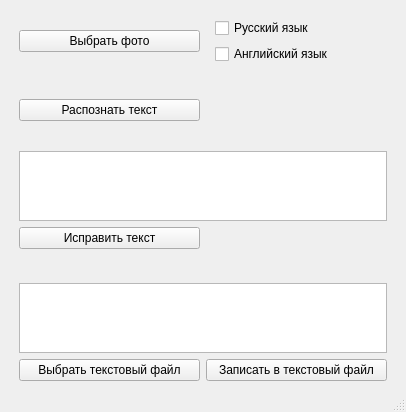
<?xml version="1.0" encoding="UTF-8"?>
<ui version="4.0">
 <class>MainWindow</class>
 <widget class="QMainWindow" name="MainWindow">
  <property name="geometry">
   <rect>
    <x>0</x>
    <y>0</y>
    <width>406</width>
    <height>409</height>
   </rect>
  </property>
  <property name="minimumSize">
   <size>
    <width>362</width>
    <height>0</height>
   </size>
  </property>
  <property name="windowTitle">
   <string>PhotoLang</string>
  </property>
  <property name="windowIcon">
   <iconset>
    <normaloff>../../Yandex/1 half/Project 1/Ico4.png</normaloff>../../Yandex/1 half/Project 1/Ico4.png</iconset>
  </property>
  <widget class="QWidget" name="centralwidget">
   <layout class="QGridLayout" name="gridLayout">
    <item row="10" column="1">
     <widget class="QPushButton" name="pbt1">
      <property name="text">
       <string>Выбрать текстовый файл</string>
      </property>
     </widget>
    </item>
    <item row="10" column="2">
     <widget class="QPushButton" name="pbt2">
      <property name="text">
       <string>Записать в текстовый файл</string>
      </property>
     </widget>
    </item>
    <item row="0" column="2">
     <widget class="QWidget" name="widget" native="true">
      <layout class="QVBoxLayout" name="verticalLayout">
       <item>
        <widget class="QCheckBox" name="cbRU">
         <property name="text">
          <string>Русский язык</string>
         </property>
        </widget>
       </item>
       <item>
        <widget class="QCheckBox" name="cbEN">
         <property name="text">
          <string>Английский язык</string>
         </property>
        </widget>
       </item>
      </layout>
     </widget>
    </item>
    <item row="3" column="1" colspan="2">
     <widget class="QLabel" name="lb1">
      <property name="font">
       <font>
        <pointsize>11</pointsize>
       </font>
      </property>
      <property name="text">
       <string/>
      </property>
     </widget>
    </item>
    <item row="0" column="1">
     <widget class="QPushButton" name="pb1">
      <property name="styleSheet">
       <string notr="true"/>
      </property>
      <property name="text">
       <string>Выбрать фото</string>
      </property>
     </widget>
    </item>
    <item row="4" column="0">
     <spacer name="horizontalSpacer">
      <property name="orientation">
       <enum>Qt::Horizontal</enum>
      </property>
      <property name="sizeType">
       <enum>QSizePolicy::Fixed</enum>
      </property>
      <property name="sizeHint" stdset="0">
       <size>
        <width>10</width>
        <height>20</height>
       </size>
      </property>
     </spacer>
    </item>
    <item row="6" column="1" colspan="2">
     <widget class="QLabel" name="lb2">
      <property name="font">
       <font>
        <pointsize>14</pointsize>
       </font>
      </property>
      <property name="text">
       <string/>
      </property>
     </widget>
    </item>
    <item row="4" column="3">
     <spacer name="horizontalSpacer_2">
      <property name="orientation">
       <enum>Qt::Horizontal</enum>
      </property>
      <property name="sizeType">
       <enum>QSizePolicy::Fixed</enum>
      </property>
      <property name="sizeHint" stdset="0">
       <size>
        <width>10</width>
        <height>20</height>
       </size>
      </property>
     </spacer>
    </item>
    <item row="2" column="1">
     <widget class="QPushButton" name="pb3">
      <property name="text">
       <string>Распознать текст</string>
      </property>
     </widget>
    </item>
    <item row="9" column="1" colspan="2">
     <widget class="QTextEdit" name="te2"/>
    </item>
    <item row="4" column="1" colspan="2">
     <widget class="QTextEdit" name="te1"/>
    </item>
    <item row="5" column="1">
     <widget class="QPushButton" name="pb2">
      <property name="text">
       <string>Исправить текст</string>
      </property>
     </widget>
    </item>
    <item row="2" column="2">
     <widget class="QLabel" name="lbw">
      <property name="minimumSize">
       <size>
        <width>175</width>
        <height>23</height>
       </size>
      </property>
      <property name="font">
       <font>
        <pointsize>10</pointsize>
       </font>
      </property>
      <property name="text">
       <string/>
      </property>
     </widget>
    </item>
    <item row="1" column="1" colspan="2">
     <widget class="QLabel" name="lbl">
      <property name="text">
       <string/>
      </property>
     </widget>
    </item>
   </layout>
  </widget>
  <widget class="QStatusBar" name="statusbar"/>
 </widget>
 <resources/>
 <connections/>
</ui>
